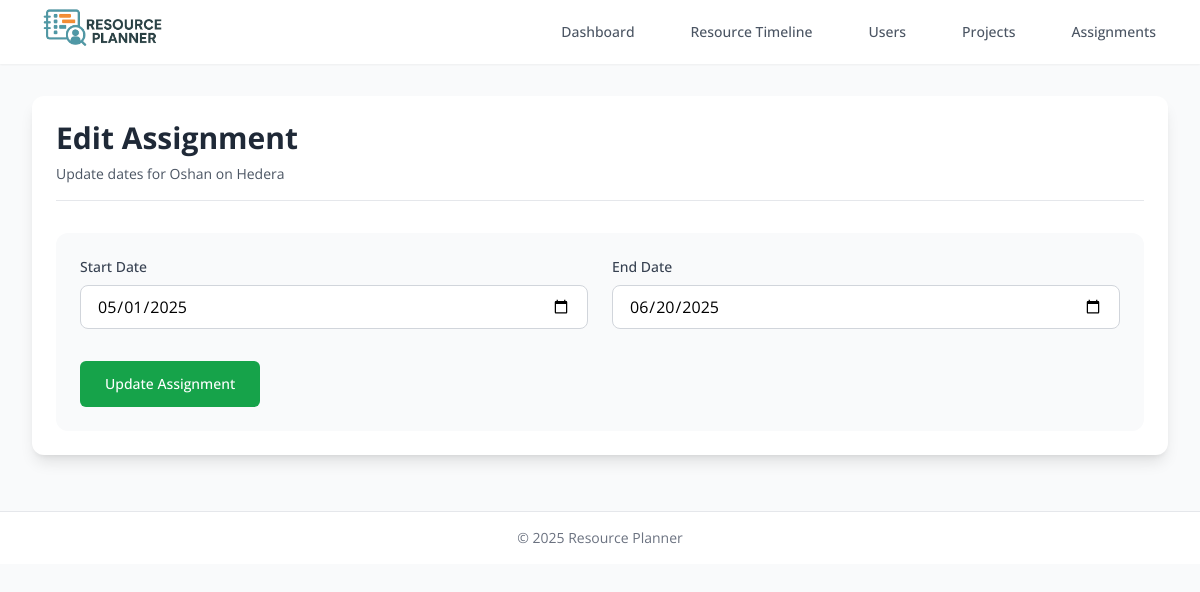
Screenshot of /edit_assignment/1 (signed in) with the database file from the repository.
### tables this page shows
CREATE TABLE users (
    id INTEGER PRIMARY KEY AUTOINCREMENT,
    username TEXT NOT NULL UNIQUE,
    department TEXT NOT NULL CHECK(department IN ('Dev', 'QA', 'PM', 'BA')),
    created_at TIMESTAMP DEFAULT CURRENT_TIMESTAMP
);

CREATE TABLE projects (
    id INTEGER PRIMARY KEY AUTOINCREMENT,
    name TEXT NOT NULL,
    description TEXT,
    color TEXT NOT NULL DEFAULT '#3b82f6',
    status TEXT NOT NULL CHECK(status IN ('Queued', 'Started', 'Closed')) DEFAULT 'active',
    created_at TIMESTAMP DEFAULT CURRENT_TIMESTAMP
);

CREATE TABLE user_projects (
    id INTEGER PRIMARY KEY AUTOINCREMENT,
    user_id INTEGER NOT NULL,
    project_id INTEGER NOT NULL,
    start_date DATE NOT NULL,
    end_date DATE NOT NULL,
    FOREIGN KEY (user_id) REFERENCES users(id),
    FOREIGN KEY (project_id) REFERENCES projects(id)
);

### app.py (the view)
    def decorator(*args, **kwargs):
        token = request.cookies.get('token')
        if not token:
            return redirect(url_for('login'))
        try:
            data = jwt.decode(token, app.config['SECRET_KEY'], algorithms=["HS256"])
            current_user = get_admin_user(data['username'])
        except:
            return redirect(url_for('login'))
        return f(current_user, *args, **kwargs)

### app.py (called while the page is built, shortened)
def get_db():
    if 'db' not in g:
        g.db = sqlite3.connect(app.config['DATABASE'])
        g.db.row_factory = sqlite3.Row
    return g.db

def get_admin_user(username):
    db = get_db()
    return db.execute(
        'SELECT * FROM AdminUser WHERE username = ?', (username,)
    ).fetchone()

def token_required(f):
    def decorator(*args, **kwargs):
        token = request.cookies.get('token')
        if not token:
            return redirect(url_for('login'))
        try:
            data = jwt.decode(token, app.config['SECRET_KEY'], algorithms=["HS256"])
            current_user = get_admin_user(data['username'])
        except:
            return redirect(url_for('login'))
        return f(current_user, *args, **kwargs)
    decorator.__name__ = f.__name__
    return decorator

@app.route('/edit_assignment/<int:assignment_id>', methods=['GET', 'POST'])
@token_required
def edit_assignment(current_user, assignment_id):
    db = get_db()
    assignment = db.execute('''
        SELECT user_projects.*, users.username, projects.name as project_name
        FROM user_projects
        JOIN users ON user_projects.user_id = users.id
        JOIN projects ON user_projects.project_id = projects.id
        WHERE user_projects.id = ?
    ''', (assignment_id,)).fetchone()
    users = db.execute('SELECT * FROM users').fetchall()
    projects = db.execute('SELECT * FROM projects').fetchall()
    return render_template('edit_assignment.html',
                         assignment=assignment,
                         users=users,
                         projects=projects)

### templates/edit_assignment.html
{% extends "base.html" %}
{% block content %}
<div class="bg-white rounded-xl shadow-lg p-6 mb-6">
    <div class="mb-8 border-b pb-4">
        <h1 class="text-3xl font-bold text-gray-800">Edit Assignment</h1>
        <p class="mt-2 text-sm text-gray-600">Update dates for {{ assignment.username }} on {{ assignment.project_name }}</p>
    </div>
    <form method="POST" class="bg-gray-50 rounded-xl p-6">
        <div class="grid grid-cols-1 md:grid-cols-2 gap-6 mb-8">
            <div>
                <label class="block text-sm font-medium text-gray-700 mb-2">Start Date</label>
                <input type="date" name="start_date" value="{{ assignment.start_date }}" required
                    class="w-full px-4 py-2 rounded-lg border border-gray-300 focus:ring-2 focus:ring-green-500 focus:border-green-500 transition-all">
            </div>
            <div>
                <label class="block text-sm font-medium text-gray-700 mb-2">End Date</label>
                <input type="date" name="end_date" value="{{ assignment.end_date }}" required
                    class="w-full px-4 py-2 rounded-lg border border-gray-300 focus:ring-2 focus:ring-green-500 focus:border-green-500 transition-all">
            </div>
        </div>
        <button type="submit"
                class="inline-flex items-center px-6 py-3 border border-transparent text-sm font-medium rounded-md text-white bg-green-600 hover:bg-green-700 focus:outline-none focus:ring-2 focus:ring-offset-2 focus:ring-green-500 transition-colors">
            Update Assignment
        </button>
    </form>
</div>
{% endblock %}

### rows the page displays
users: username "Oshan"
projects: project_name "Hedera"
user_projects: start_date "05/01/2025", end_date "06/20/2025"
